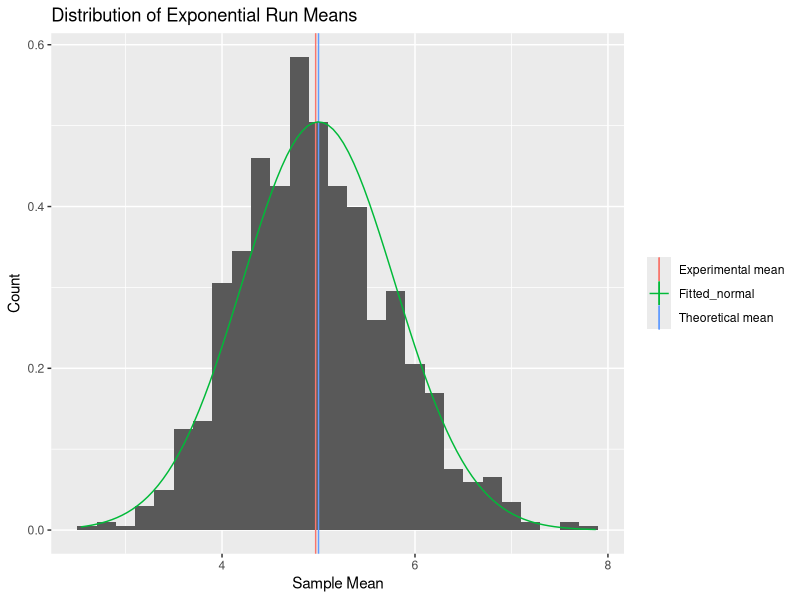
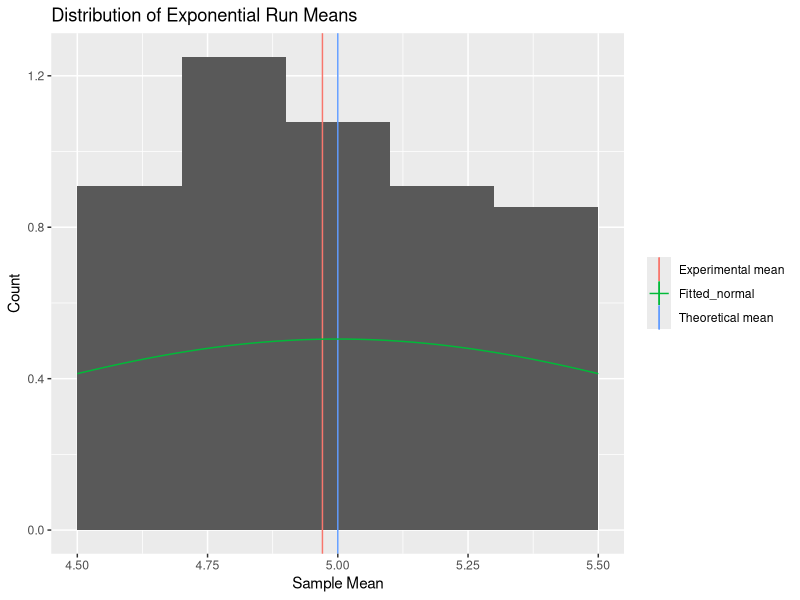
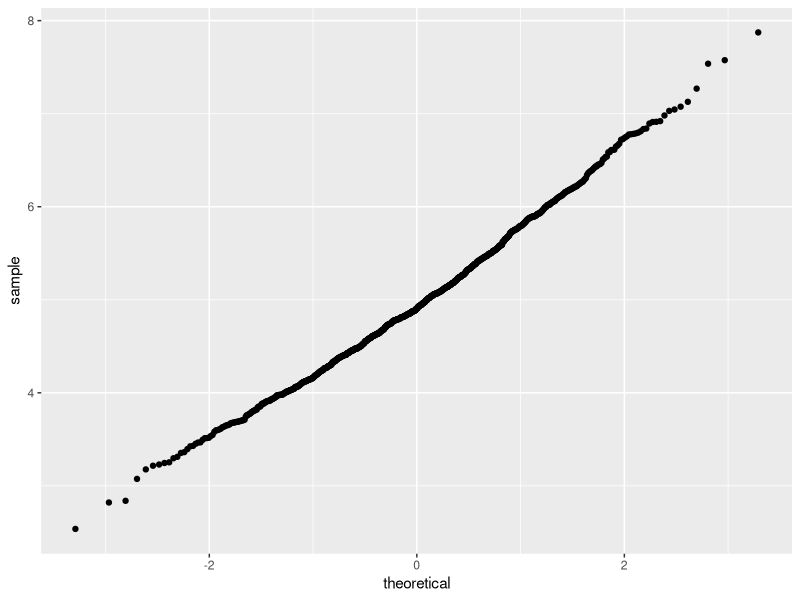
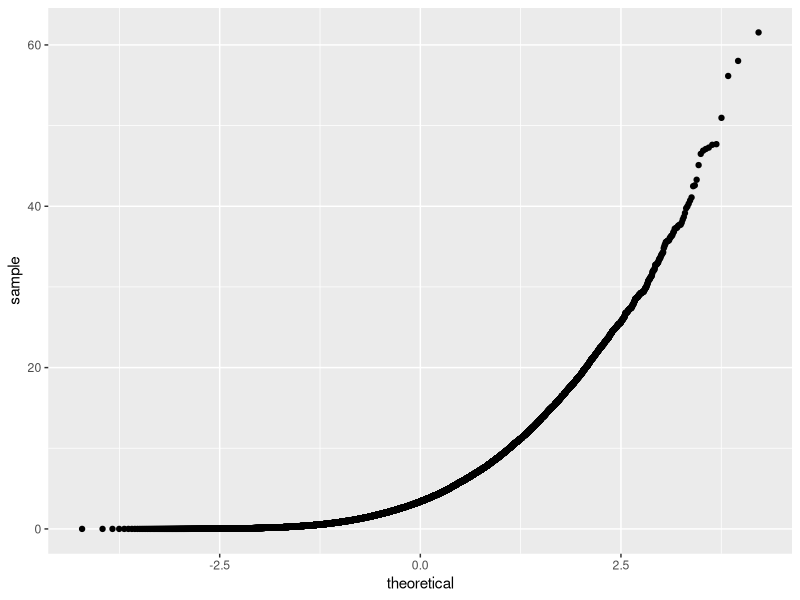

Source code (R) for these figures, in order:
## ---- chunk 1
lambda <- 0.2
size <- 40
sims <- 1000
alpha <- .05
library(ggplot2)
## ---- chunk 2
rnds <- NULL
for (i in 1:sims) {
    expRun <- rexp(size, lambda)
    rnds <- rbind(rnds, expRun)
}
## ---- chunk 3
theoMean <- 1/lambda
rnd_means <- rowMeans(rnds)
sampleMean <- mean(rnd_means)
meanTest <- t.test(rnd_means,mu=theoMean,alternative="two.sided",conf.level=(1-alpha))
meanTest$conf.int
## ---- chunk 4
meanHistogram <-  ggplot(as.data.frame(rnd_means),aes(x=rnd_means)) + 
geom_histogram(binwidth=lambda,aes(y=..density..))+
geom_vline(aes(xintercept=1/lambda,color="Theoretical mean"),show_guide=TRUE) +
geom_vline(aes(xintercept=sampleMean,color="Experimental mean"),show_guide=TRUE) + 
stat_function(fun=dnorm,args=list(mean=1/lambda,sd=sqrt(25/40)),aes(color="Fitted_normal")) +
xlab("Sample Mean") +
ylab("Count") +
ggtitle ("Distribution of Exponential Run Means") +
theme(legend.title=element_blank())
meanHistogram

meanHistogram + xlim(4.5,5.5)
## ---- chunk 5
theoVar <- 1/(size*lambda^2)
sampleVar <- var (rnd_means)
var_low <- sampleVar*(sims-1)/qchisq((1-alpha/2),(sims-1))
var_high <- sampleVar*(sims-1)/qchisq((alpha/2),(sims-1))
c(var_low,var_high)
theoVar
## ---- chunk 6
qq_data <- as.data.frame(rnd_means)
ggplot(qq_data,aes(sample=rnd_means)) + stat_qq()
## ---- chunk 7
exp_nums <- rexp(size*sims,lambda)
exp_qq <- as.data.frame(exp_nums)
ggplot(exp_qq,aes(sample=exp_nums)) + stat_qq()
